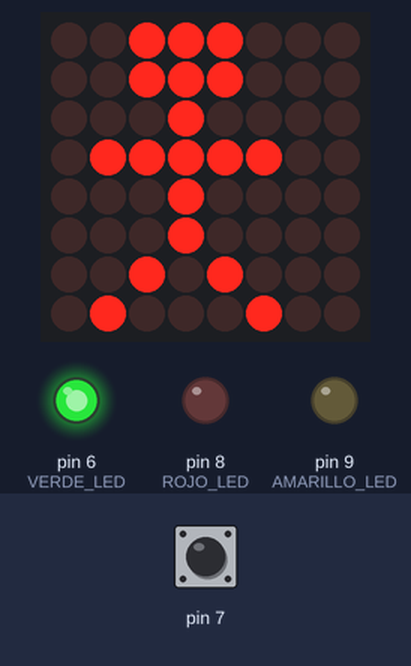
A sketch run on a simulated Arduino Uno, built with avr-gcc and run on an emulated ATmega328P. Parts: 8×8 LED matrix, output pins drawn as LEDs (lit = HIGH). The inputs (shaded band) are chosen by the test bench; at power-on: pin 7 HIGH. Pins used as bus, display or sensor lines are not drawn.

Above: at 0.1 s.
At 60.1 s:
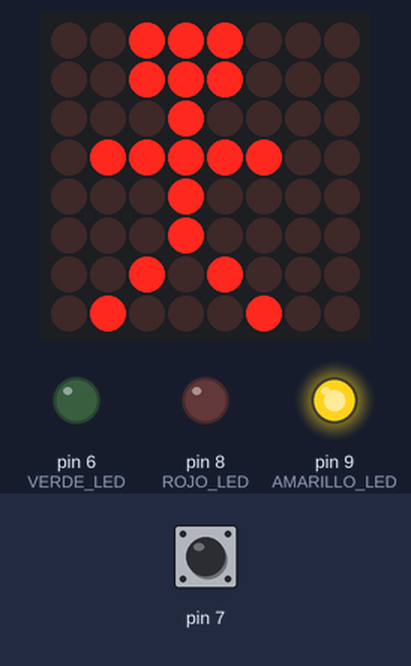
At 65.05 s:
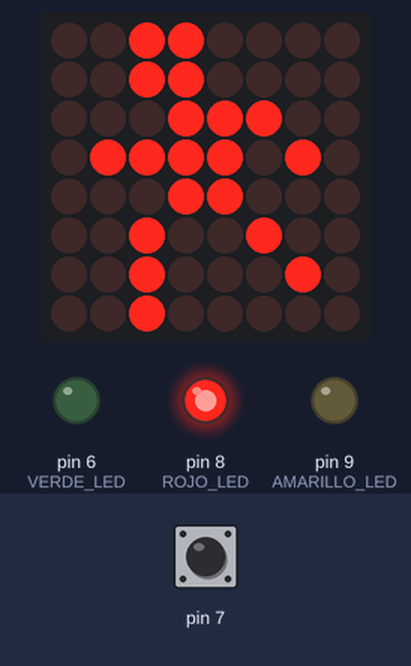
At 69.95 s:
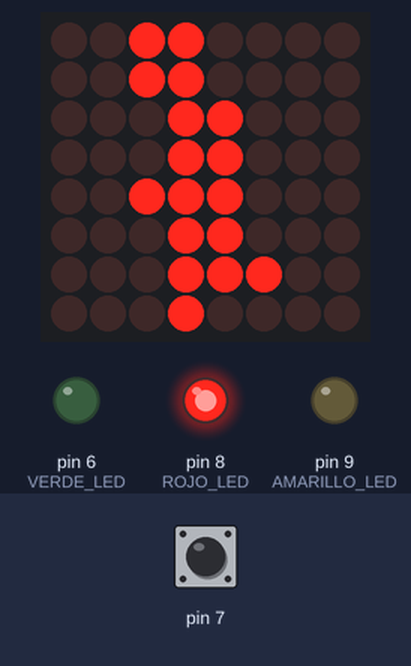
At 74.85 s:
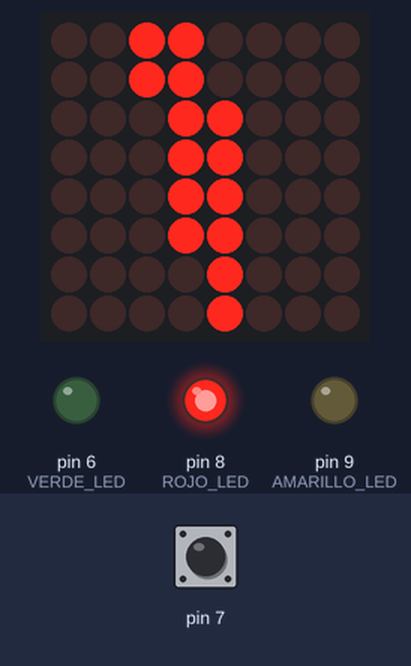
At 84.95 s:
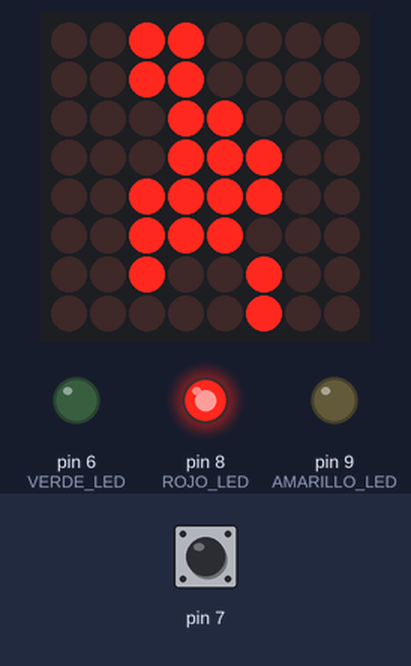
Timing chart, 0 to 86.5 s (numbered marks = the images above):
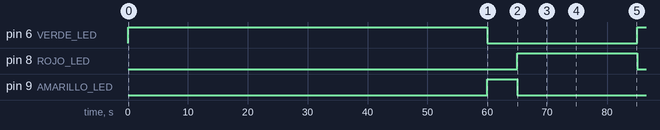

The sketch:

semaforo_cruce_peatonal.ino
```cpp
#include <MD_MAX72xx.h>
#include <SPI.h>
#include <avr/pgmspace.h>

// ================= MATRIX CONFIG =================
#define HARDWARE_TYPE MD_MAX72XX::PAROLA_HW
#define MAX_DEVICES 1
#define CS_PIN 10

MD_MAX72XX mx = MD_MAX72XX(HARDWARE_TYPE, CS_PIN, MAX_DEVICES);

// ================= 74HC595 =================
#define SR_DATA  2   // SDI
#define SR_CLK   3   // SCLK
#define SR_LATCH 4   // LOAD

// Tabla para display 7 segmentos (común cátodo)
const byte numeros[10] = {
  0b00111111, // 0
  0b00000110, // 1
  0b01011011, // 2
  0b01001111, // 3
  0b01100110, // 4
  0b01101101, // 5
  0b01111101, // 6
  0b00000111, // 7
  0b01111111, // 8
  0b01101111  // 9
};

// ================= LEDS =================
#define ROJO_LED     PB0  // D8
#define AMARILLO_LED PB1  // D9
#define VERDE_LED    PD6  // D6

// ================= TIEMPOS =================
const unsigned long T_VERDE_NORMAL = 60000;
const unsigned long T_VERDE_MIN    = 20000;
const unsigned long T_AMARILLO     = 5000;
const unsigned long T_ROJO_PEATON  = 20000;
const unsigned long T_FRAME        = 100;

volatile bool solicitudPeatonal = false;

unsigned long tiempoCambio = 0;
unsigned long tiempoFrame = 0;
unsigned long tiempoConteo = 0;

int contador = 0;
uint8_t frameActual = 0;

enum Semaforo { VERDE, AMARILLO, ROJO };
Semaforo estado = VERDE;

// ================= BITMAPS =================
const uint8_t quieto[8] PROGMEM = {
  B00111000,B00111000,B00010000,B01111100,
  B00010000,B00010000,B00101000,B01000100
};

const uint8_t caminar[4][8] PROGMEM = {
{
  B00110000,B00110000,B00011100,B01111010,
  B00011000,B00100100,B00100010,B00100000
},
{
  B00110000,B00110000,B00011000,B00011000,
  B00111000,B00011000,B00011100,B00010000
},
{
  B00110000,B00110000,B00011000,B00011000,
  B00011000,B00011000,B00001000,B00001000
},
{
  B00110000,B00110000,B00011000,B00011100,
  B00111100,B00111000,B00100100,B00000100
}
};

// ================= FUNCIONES MATRIX =================
void mostrarBitmap_P(const uint8_t *imagen)
{
  mx.control(MD_MAX72XX::UPDATE, MD_MAX72XX::OFF);
  for (uint8_t i = 0; i < 8; i++)
    mx.setRow(i, pgm_read_byte(&imagen[i]));
  mx.control(MD_MAX72XX::UPDATE, MD_MAX72XX::ON);
}

void actualizarMatrix()
{
  if (estado == ROJO)
  {
    if (millis() - tiempoFrame >= T_FRAME)
    {
      tiempoFrame = millis();
      mostrarBitmap_P(caminar[frameActual]);
      frameActual = (frameActual + 1) % 4;
    }
  }
  else
  {
    mostrarBitmap_P(quieto);
  }
}

// =====================================================
// ======== FUNCIONES 74HC595 ===========================
// =====================================================

void mostrarNumero(int numero)
{
  int unidades = numero % 10;
  int decenas = numero / 10;

  digitalWrite(SR_LATCH, LOW);

  shiftOut(SR_DATA, SR_CLK, MSBFIRST, numeros[decenas]);
  shiftOut(SR_DATA, SR_CLK, MSBFIRST, numeros[unidades]);

  digitalWrite(SR_LATCH, HIGH);
}

void apagarDisplay()
{
  digitalWrite(SR_LATCH, LOW);

  shiftOut(SR_DATA, SR_CLK, MSBFIRST, 0x00);
  shiftOut(SR_DATA, SR_CLK, MSBFIRST, 0x00);

  digitalWrite(SR_LATCH, HIGH);
}

// ================= INTERRUPCIÓN =================
ISR(PCINT2_vect)
{
  if (!(PIND & (1 << PD7)))
    solicitudPeatonal = true;
}

// ================= SETUP =================
void setup()
{
  mx.begin();
  mx.control(MD_MAX72XX::INTENSITY, 5);

  DDRB |= (1 << ROJO_LED) | (1 << AMARILLO_LED);
  DDRD |= (1 << VERDE_LED);

  DDRD &= ~(1 << PD7);
  PORTD |= (1 << PD7);

  PCICR |= (1 << PCIE2);
  PCMSK2 |= (1 << PCINT23);

  pinMode(SR_DATA, OUTPUT);
  pinMode(SR_CLK, OUTPUT);
  pinMode(SR_LATCH, OUTPUT);

  apagarDisplay();

  tiempoCambio = millis();
}

// ================= LOOP =================
void loop()
{
  unsigned long ahora = millis();

  switch (estado)
  {
    case VERDE:
      PORTB &= ~((1 << ROJO_LED) | (1 << AMARILLO_LED));
      PORTD |= (1 << VERDE_LED);

      apagarDisplay();

      if ((ahora - tiempoCambio >= T_VERDE_MIN && solicitudPeatonal) ||
          (ahora - tiempoCambio >= T_VERDE_NORMAL))
      {
        estado = AMARILLO;
        tiempoCambio = ahora;
      }
      break;

    case AMARILLO:
      PORTB |= (1 << AMARILLO_LED);
      PORTB &= ~(1 << ROJO_LED);
      PORTD &= ~(1 << VERDE_LED);

      apagarDisplay();

      if (ahora - tiempoCambio >= T_AMARILLO)
      {
        estado = ROJO;
        tiempoCambio = ahora;
        contador = T_ROJO_PEATON / 1000;
        tiempoConteo = ahora;
      }
      break;

    case ROJO:
      PORTB |= (1 << ROJO_LED);
      PORTB &= ~(1 << AMARILLO_LED);
      PORTD &= ~(1 << VERDE_LED);

      if (ahora - tiempoConteo >= 1000 && contador > 0)
      {
        tiempoConteo = ahora;
        contador--;
      }

      // Parpadeo en últimos 3 segundos
      if (contador <= 3)
      {
        if ((ahora / 300) % 2 == 0)
          mostrarNumero(contador);
        else
          apagarDisplay();
      }
      else
      {
        mostrarNumero(contador);
      }

      if (contador == 0)
      {
        estado = VERDE;
        tiempoCambio = ahora;
        solicitudPeatonal = false;
      }
      break;
  }

  actualizarMatrix();
}
```

Measured:
- by itself, pin 6 (VERDE_LED): LOW → HIGH at 0.00 s, → LOW 60.0 s later, → HIGH 25.0 s later
- by itself, pin 8 (ROJO_LED): LOW → HIGH at 65.0 s, → LOW 20.0 s later
- by itself, pin 9 (AMARILLO_LED): LOW → HIGH at 60.0 s, → LOW 5.0 s later
